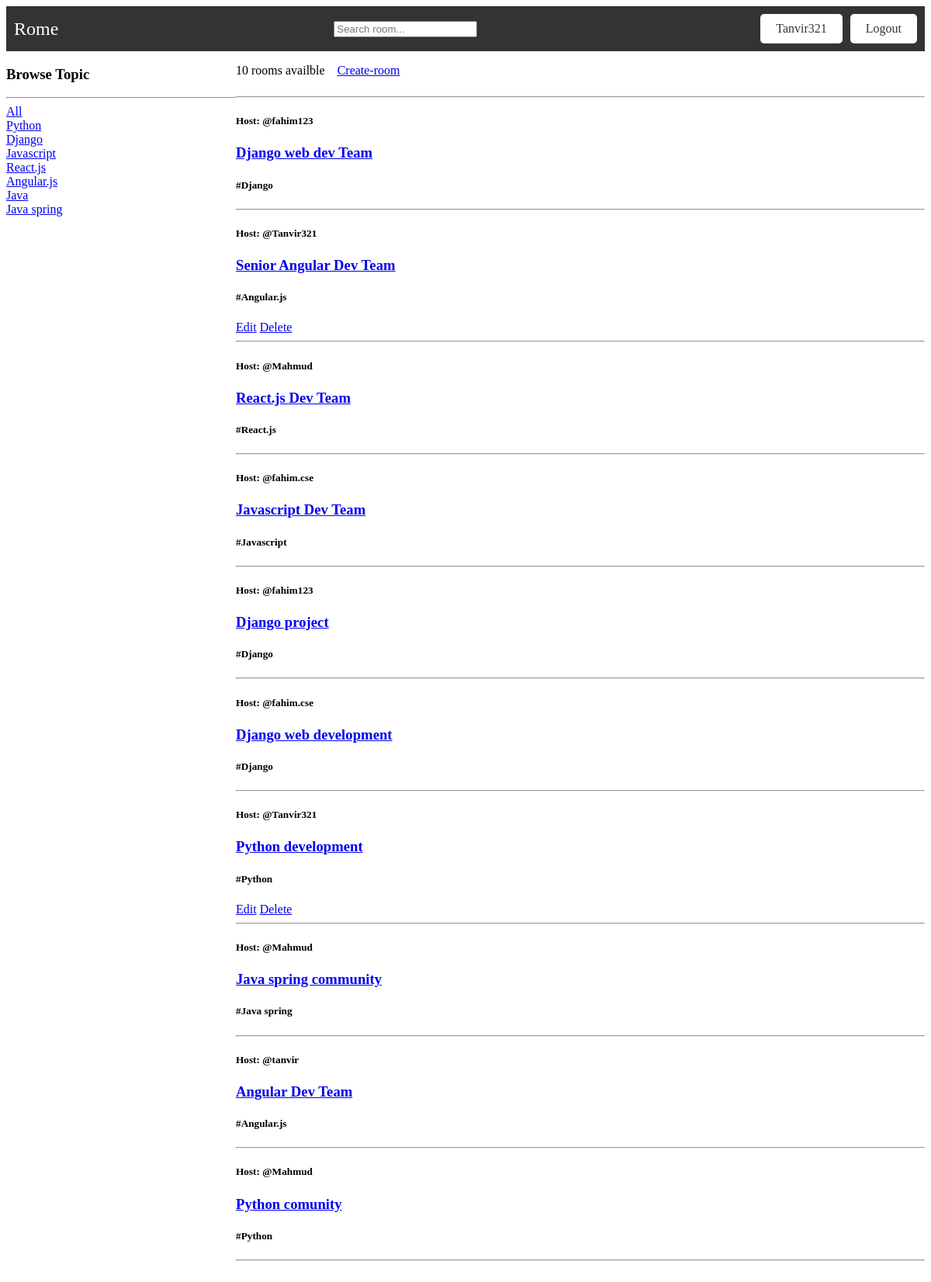
Page /room/ (signed in) on the committed database.
### main/models.py (models this page shows, shortened)
class Topic(models.Model):
    name = models.CharField(max_length=100)
    def __str__(self):
        return self.name

class RoomDatabase(models.Model):
    host = models.ForeignKey(User, on_delete=models.SET_NULL, null=True)
    topic = models.ForeignKey(Topic, on_delete=models.SET_NULL, null=True)
    name = models.CharField(max_length=100)
    description = models.TextField(null=True, blank=True)
    updated = models.DateTimeField(auto_now=True)
    created = models.DateTimeField(auto_now_add=True)
    class Meta:
        ordering = ['-updated', '-created']

### main/views.py (the view)
# urls.py: path('room/', views.room, name='room'),
@login_required(login_url='login')
def room(request):
    q = request.GET.get('q') if request.GET.get('q') != None else ''
    rooms = RoomDatabase.objects.filter(
        Q(topic__name__icontains=q) |
        Q(name__icontains=q) |
        Q(description__icontains=q)
    )
    topics = Topic.objects.all()
    room_count = rooms.count()
    dic = {
        "rooms": rooms,
        "topics": topics,
        "room_count": room_count,
    }
    return render(request, 'home/room.html', context=dic)

### templates/home/room.html (shortened to what this page needs)
{%extends 'home/layout.html'%}
{%block content%}
<div class="home_container">
    <div>
        <h3>Browse Topic</h3>
        <hr>
        <div>
            <a href="{%url 'room'%}">All</a>
        </div>
        {%for topic in topics%}
            <div>
                <a href="{%url 'room'%}?q={{topic.name}}">{{topic.name}}</a>
            </div>
        {%endfor%}
    </div>
    <div>
        <div class="top_portion">
            <p>{{room_count}} rooms availble</p>
            <a href="{%url 'create-room'%}">Create-room</a>
        </div>
        <hr>
        {%for room in rooms%}
            <h5>Host: @{{room.host}}</h5>
            <h3><a href="{% url 'room_dynamic_route' room.id %}">{{room.name}}</a></h3>
            <h5>#{{room.topic}}</h5>
            {%if request.user == room.host %}
            <a href="{%url 'update-room' room.id%}">Edit</a>
            <a href="{%url 'delete-room' room.id%}">Delete</a>
            {% endif %}
            <hr>
        {%endfor%}
    </div>
</div>
{%endblock content%}

### templates/home/navbar.html
  <nav>
    <div class="logo">
      <a href="{%url 'room'%}">Rome</a>
    </div>
    <div>
      <form method="GET" action="{%url 'room'%}">
        <input type="text" name="q" placeholder="Search room..."/>
      </form>
    </div>
    <div class="buttons">
      {%if request.user.is_authenticated%}
      <a href="#" class="signup-btn">{{request.user.username | capfirst}}</a>
      <a href="{%url 'logout'%}" class="signin-btn">Logout</a>
      {%else%}
      <a href="{%url 'signup'%}" class="signup-btn">Sign-up</a>
      <a href="{%url 'login'%}" class="signin-btn">Sign In</a>
      {%endif%}
    </div>
  </nav>

### static/home/navbar.css (style rules this page uses)
nav { display: flex; justify-content: space-between; align-items: center; background-color: #333; padding: 10px; color: #fff; }
.logo a { color: #fff; font-size: 24px; text-decoration: none; }
.buttons { display: flex; }
.signup-btn, .signin-btn { display: inline-block; background-color: #fff; color: #333; padding: 10px 20px; margin-left: 10px; text-decoration: none; border-radius: 5px; }

### templates/home/room.html (style rules this page uses)
.home_container { display: grid; grid-template-columns: 1fr 3fr; }
.top_portion { display: flex; align-items: center; }
.top_portion p { margin-right: 1rem; }

### rows in the picture
Topic: name "Python"
Topic: name "Django"
Topic: name "Javascript"
Topic: name "React.js"
Topic: name "Angular.js"
Topic: name "Java"
Topic: name "Java spring"
RoomDatabase: host "fahim123", name "Django web dev Team", topic "Django"
RoomDatabase: host "Tanvir321", name "Senior Angular Dev Team", topic "Angular.js", shows "Edit"
RoomDatabase: host "Mahmud", name "React.js Dev Team", topic "React.js"
RoomDatabase: host "fahim.cse", name "Javascript Dev Team", topic "Javascript"
RoomDatabase: host "fahim123", name "Django project", topic "Django"
RoomDatabase: host "fahim.cse", name "Django web development", topic "Django"
RoomDatabase: host "Tanvir321", name "Python development", topic "Python", shows "Edit"
RoomDatabase: host "Mahmud", name "Java spring community", topic "Java spring"
RoomDatabase: host "tanvir", name "Angular Dev Team", topic "Angular.js"
RoomDatabase: host "Mahmud", name "Python comunity", topic "Python"

### other values in the picture
{{ request.user.username | capfirst }} "Tanvir321"
{{ room_count }} "10"
